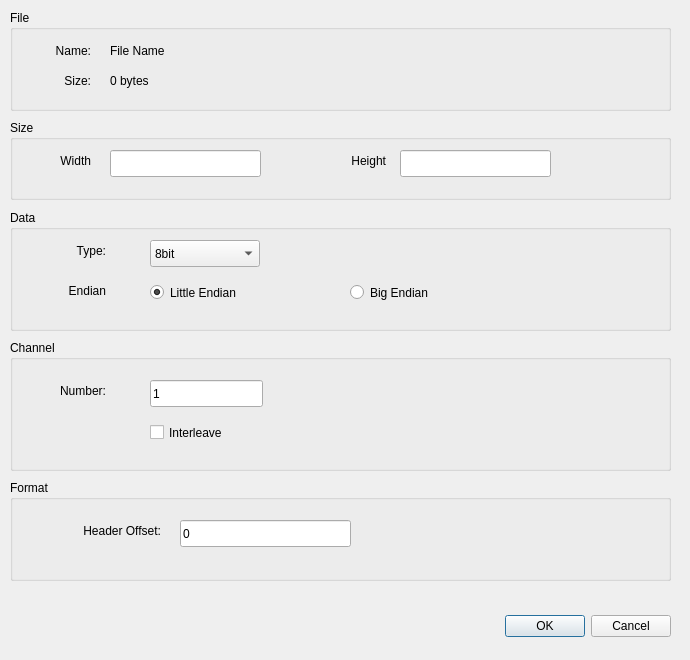
<?xml version="1.0" encoding="UTF-8"?>
<ui version="4.0">
 <class>OpenDialog</class>
 <widget class="QDialog" name="OpenDialog">
  <property name="windowModality">
   <enum>Qt::WindowModal</enum>
  </property>
  <property name="geometry">
   <rect>
    <x>0</x>
    <y>0</y>
    <width>690</width>
    <height>660</height>
   </rect>
  </property>
  <property name="sizePolicy">
   <sizepolicy hsizetype="Fixed" vsizetype="Fixed">
    <horstretch>0</horstretch>
    <verstretch>0</verstretch>
   </sizepolicy>
  </property>
  <property name="windowTitle">
   <string>Dialog</string>
  </property>
  <property name="locale">
   <locale language="English" country="UnitedStates"/>
  </property>
  <property name="modal">
   <bool>true</bool>
  </property>
  <widget class="QDialogButtonBox" name="buttonBox">
   <property name="geometry">
    <rect>
     <x>330</x>
     <y>610</y>
     <width>341</width>
     <height>32</height>
    </rect>
   </property>
   <property name="locale">
    <locale language="English" country="UnitedStates"/>
   </property>
   <property name="orientation">
    <enum>Qt::Horizontal</enum>
   </property>
   <property name="standardButtons">
    <set>QDialogButtonBox::Cancel|QDialogButtonBox::Ok</set>
   </property>
  </widget>
  <widget class="QGroupBox" name="groupBox">
   <property name="geometry">
    <rect>
     <x>10</x>
     <y>10</y>
     <width>661</width>
     <height>101</height>
    </rect>
   </property>
   <property name="title">
    <string>File</string>
   </property>
   <widget class="QLabel" name="label_6">
    <property name="geometry">
     <rect>
      <x>10</x>
      <y>30</y>
      <width>71</width>
      <height>21</height>
     </rect>
    </property>
    <property name="text">
     <string>Name:</string>
    </property>
    <property name="alignment">
     <set>Qt::AlignRight|Qt::AlignTrailing|Qt::AlignVCenter</set>
    </property>
   </widget>
   <widget class="QLabel" name="label_file_name">
    <property name="geometry">
     <rect>
      <x>100</x>
      <y>30</y>
      <width>511</width>
      <height>21</height>
     </rect>
    </property>
    <property name="text">
     <string>File Name</string>
    </property>
   </widget>
   <widget class="QLabel" name="label_8">
    <property name="geometry">
     <rect>
      <x>10</x>
      <y>60</y>
      <width>71</width>
      <height>21</height>
     </rect>
    </property>
    <property name="text">
     <string>Size:</string>
    </property>
    <property name="alignment">
     <set>Qt::AlignRight|Qt::AlignTrailing|Qt::AlignVCenter</set>
    </property>
   </widget>
   <widget class="QLabel" name="label_file_size">
    <property name="geometry">
     <rect>
      <x>100</x>
      <y>60</y>
      <width>511</width>
      <height>21</height>
     </rect>
    </property>
    <property name="text">
     <string>0 bytes</string>
    </property>
   </widget>
  </widget>
  <widget class="QGroupBox" name="groupBox_2">
   <property name="geometry">
    <rect>
     <x>10</x>
     <y>120</y>
     <width>661</width>
     <height>80</height>
    </rect>
   </property>
   <property name="title">
    <string>Size</string>
   </property>
   <widget class="QLabel" name="label">
    <property name="geometry">
     <rect>
      <x>20</x>
      <y>30</y>
      <width>61</width>
      <height>21</height>
     </rect>
    </property>
    <property name="text">
     <string>Width</string>
    </property>
    <property name="alignment">
     <set>Qt::AlignRight|Qt::AlignTrailing|Qt::AlignVCenter</set>
    </property>
   </widget>
   <widget class="QLineEdit" name="lineEdit_width">
    <property name="geometry">
     <rect>
      <x>100</x>
      <y>30</y>
      <width>151</width>
      <height>27</height>
     </rect>
    </property>
   </widget>
   <widget class="QLabel" name="label_2">
    <property name="geometry">
     <rect>
      <x>290</x>
      <y>30</y>
      <width>86</width>
      <height>21</height>
     </rect>
    </property>
    <property name="text">
     <string>Height</string>
    </property>
    <property name="alignment">
     <set>Qt::AlignRight|Qt::AlignTrailing|Qt::AlignVCenter</set>
    </property>
   </widget>
   <widget class="QLineEdit" name="lineEdit_height">
    <property name="geometry">
     <rect>
      <x>390</x>
      <y>30</y>
      <width>151</width>
      <height>27</height>
     </rect>
    </property>
   </widget>
  </widget>
  <widget class="QGroupBox" name="groupBox_3">
   <property name="geometry">
    <rect>
     <x>10</x>
     <y>210</y>
     <width>661</width>
     <height>121</height>
    </rect>
   </property>
   <property name="title">
    <string>Data</string>
   </property>
   <widget class="QLabel" name="label_3">
    <property name="geometry">
     <rect>
      <x>10</x>
      <y>30</y>
      <width>86</width>
      <height>21</height>
     </rect>
    </property>
    <property name="text">
     <string>Type:</string>
    </property>
    <property name="alignment">
     <set>Qt::AlignRight|Qt::AlignTrailing|Qt::AlignVCenter</set>
    </property>
   </widget>
   <widget class="QComboBox" name="comboBox_data_type">
    <property name="geometry">
     <rect>
      <x>140</x>
      <y>30</y>
      <width>110</width>
      <height>27</height>
     </rect>
    </property>
    <item>
     <property name="text">
      <string>8bit</string>
     </property>
    </item>
    <item>
     <property name="text">
      <string>16bit</string>
     </property>
    </item>
    <item>
     <property name="text">
      <string>32bit</string>
     </property>
    </item>
    <item>
     <property name="text">
      <string>float</string>
     </property>
    </item>
    <item>
     <property name="text">
      <string>double</string>
     </property>
    </item>
   </widget>
   <widget class="QLabel" name="label_4">
    <property name="geometry">
     <rect>
      <x>10</x>
      <y>70</y>
      <width>86</width>
      <height>21</height>
     </rect>
    </property>
    <property name="text">
     <string>Endian</string>
    </property>
    <property name="alignment">
     <set>Qt::AlignRight|Qt::AlignTrailing|Qt::AlignVCenter</set>
    </property>
   </widget>
   <widget class="QRadioButton" name="radioButton_little">
    <property name="geometry">
     <rect>
      <x>140</x>
      <y>70</y>
      <width>142</width>
      <height>25</height>
     </rect>
    </property>
    <property name="text">
     <string>Little Endian</string>
    </property>
    <property name="checked">
     <bool>true</bool>
    </property>
    <attribute name="buttonGroup">
     <string notr="true">buttonGroup_endian</string>
    </attribute>
   </widget>
   <widget class="QRadioButton" name="radioButton_big">
    <property name="geometry">
     <rect>
      <x>340</x>
      <y>70</y>
      <width>142</width>
      <height>25</height>
     </rect>
    </property>
    <property name="text">
     <string>Big Endian</string>
    </property>
    <attribute name="buttonGroup">
     <string notr="true">buttonGroup_endian</string>
    </attribute>
   </widget>
  </widget>
  <widget class="QGroupBox" name="groupBox_4">
   <property name="geometry">
    <rect>
     <x>10</x>
     <y>340</y>
     <width>661</width>
     <height>131</height>
    </rect>
   </property>
   <property name="title">
    <string>Channel</string>
   </property>
   <widget class="QLabel" name="label_5">
    <property name="geometry">
     <rect>
      <x>10</x>
      <y>40</y>
      <width>86</width>
      <height>21</height>
     </rect>
    </property>
    <property name="text">
     <string>Number:</string>
    </property>
    <property name="alignment">
     <set>Qt::AlignRight|Qt::AlignTrailing|Qt::AlignVCenter</set>
    </property>
   </widget>
   <widget class="QLineEdit" name="lineEdit_ch_number">
    <property name="geometry">
     <rect>
      <x>140</x>
      <y>40</y>
      <width>113</width>
      <height>27</height>
     </rect>
    </property>
    <property name="text">
     <string>1</string>
    </property>
   </widget>
   <widget class="QCheckBox" name="checkBox_ch_interleave">
    <property name="geometry">
     <rect>
      <x>140</x>
      <y>80</y>
      <width>125</width>
      <height>25</height>
     </rect>
    </property>
    <property name="text">
     <string>Interleave</string>
    </property>
   </widget>
  </widget>
  <widget class="QGroupBox" name="groupBox_5">
   <property name="geometry">
    <rect>
     <x>10</x>
     <y>480</y>
     <width>661</width>
     <height>101</height>
    </rect>
   </property>
   <property name="title">
    <string>Format</string>
   </property>
   <widget class="QLabel" name="label_10">
    <property name="geometry">
     <rect>
      <x>10</x>
      <y>40</y>
      <width>141</width>
      <height>21</height>
     </rect>
    </property>
    <property name="text">
     <string>Header Offset:</string>
    </property>
    <property name="alignment">
     <set>Qt::AlignRight|Qt::AlignTrailing|Qt::AlignVCenter</set>
    </property>
   </widget>
   <widget class="QLineEdit" name="lineEdit_format_offset">
    <property name="geometry">
     <rect>
      <x>170</x>
      <y>40</y>
      <width>171</width>
      <height>27</height>
     </rect>
    </property>
    <property name="text">
     <string>0</string>
    </property>
   </widget>
  </widget>
 </widget>
 <resources/>
 <connections>
  <connection>
   <sender>buttonBox</sender>
   <signal>accepted()</signal>
   <receiver>OpenDialog</receiver>
   <slot>accept()</slot>
   <hints>
    <hint type="sourcelabel">
     <x>248</x>
     <y>254</y>
    </hint>
    <hint type="destinationlabel">
     <x>157</x>
     <y>274</y>
    </hint>
   </hints>
  </connection>
  <connection>
   <sender>buttonBox</sender>
   <signal>rejected()</signal>
   <receiver>OpenDialog</receiver>
   <slot>reject()</slot>
   <hints>
    <hint type="sourcelabel">
     <x>316</x>
     <y>260</y>
    </hint>
    <hint type="destinationlabel">
     <x>286</x>
     <y>274</y>
    </hint>
   </hints>
  </connection>
 </connections>
 <designerdata>
  <property name="gridDeltaX">
   <number>10</number>
  </property>
  <property name="gridDeltaY">
   <number>10</number>
  </property>
  <property name="gridSnapX">
   <bool>true</bool>
  </property>
  <property name="gridSnapY">
   <bool>true</bool>
  </property>
  <property name="gridVisible">
   <bool>true</bool>
  </property>
 </designerdata>
 <buttongroups>
  <buttongroup name="buttonGroup_endian"/>
 </buttongroups>
</ui>
